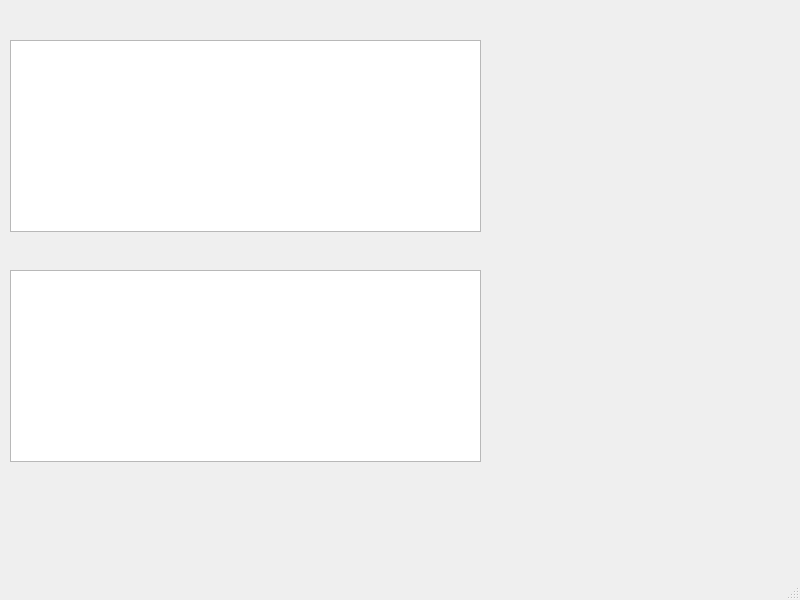
<?xml version="1.0" encoding="UTF-8"?>
<ui version="4.0">
 <class>MainWindow</class>
 <widget class="QMainWindow" name="MainWindow">
  <property name="geometry">
   <rect>
    <x>0</x>
    <y>0</y>
    <width>800</width>
    <height>600</height>
   </rect>
  </property>
  <property name="windowTitle">
   <string>MainWindow</string>
  </property>
  <widget class="QWidget" name="centralwidget">
   <widget class="QColumnView" name="columnView">
    <property name="geometry">
     <rect>
      <x>10</x>
      <y>40</y>
      <width>471</width>
      <height>192</height>
     </rect>
    </property>
   </widget>
   <widget class="QColumnView" name="columnView_2">
    <property name="geometry">
     <rect>
      <x>10</x>
      <y>270</y>
      <width>471</width>
      <height>192</height>
     </rect>
    </property>
   </widget>
  </widget>
  <widget class="QMenuBar" name="menubar">
   <property name="geometry">
    <rect>
     <x>0</x>
     <y>0</y>
     <width>800</width>
     <height>25</height>
    </rect>
   </property>
  </widget>
  <widget class="QStatusBar" name="statusbar"/>
 </widget>
 <resources/>
 <connections/>
</ui>
